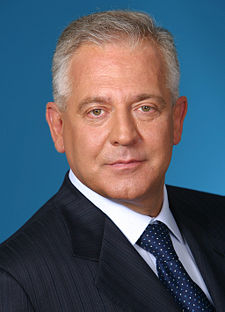
#> input picture dataset/slike/Ivo_Sanader.jpg, 225 x 312 px, found by its file name
$ python primjer.py
#> lines starting #> are read from the running program, lines starting #| are printed output that depends on the picture
import cv2
from pathlib import Path
import matplotlib.pyplot as plt


image = cv2.imread("/home/mihael/Documents/9. semestar/VIROKR/Projekt/Detecting-Facial-Features-CNN/dataset/slike/Ivo_Sanader.jpg")
#> image is the input picture: shape (312, 225, 3); mean B, G, R 102, 89.5, 80.9
grayscale_image = cv2.cvtColor(image, cv2.COLOR_RGB2GRAY)
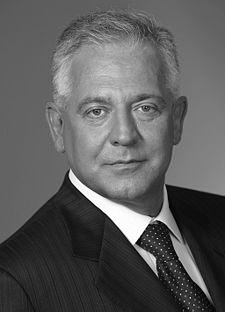
#> grayscale_image: shape (312, 225); min 0, max 255, mean 92.2
file = Path("/home/mihael/Documents/9. semestar/VIROKR/Projekt/Detecting-Facial-Features-CNN/dataset/haarcascade_frontalface_default.xml")
print(file.exists())
face_cascade = cv2.CascadeClassifier("/home/mihael/Documents/9. semestar/VIROKR/Projekt/Detecting-Facial-Features-CNN/dataset/haarcascade_frontalface_default.xml")

bounding_boxes = face_cascade.detectMultiScale(grayscale_image, 1.25, 6)
#> bounding_boxes = [[62, 61, 121, 121]]
print(bounding_boxes[0])
#| [ 62  61 121 121]
bb = bounding_boxes[0]
#> bb = [62, 61, 121, 121]
x = bb[0]
#> x = 62
y = bb[1]
#> y = 61
w = bb[2]
#> w = 121
h = bb[3]
#> h = 121


plt.figure(dpi=250)
# [5 lines of commented-out code are left out]
za_treninanje_slika = grayscale_image[y:y+h, x:x+w]
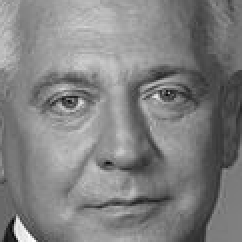
#> za_treninanje_slika: shape (121, 121) (shown 2 times larger); min 7, max 254, mean 128.6
resized =  cv2.resize(za_treninanje_slika, (96, 96))
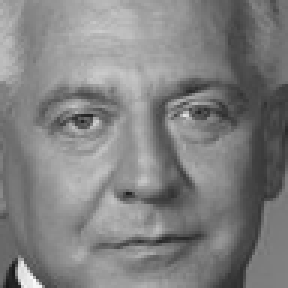
#> resized: shape (96, 96) (shown 3 times larger); min 23, max 251, mean 128.5
plt.imshow(resized, cmap="gray")
plt.show()

print(grayscale_image.shape)
#| (312, 225)
print(za_treninanje_slika.shape)
#| (121, 121)
print(resized.flatten().reshape(1,-1).shape)
#| (1, 9216)
print()

$ run again, with dataset/slike/de_niro.jpg copied over dataset/slike/Ivo_Sanader.jpg
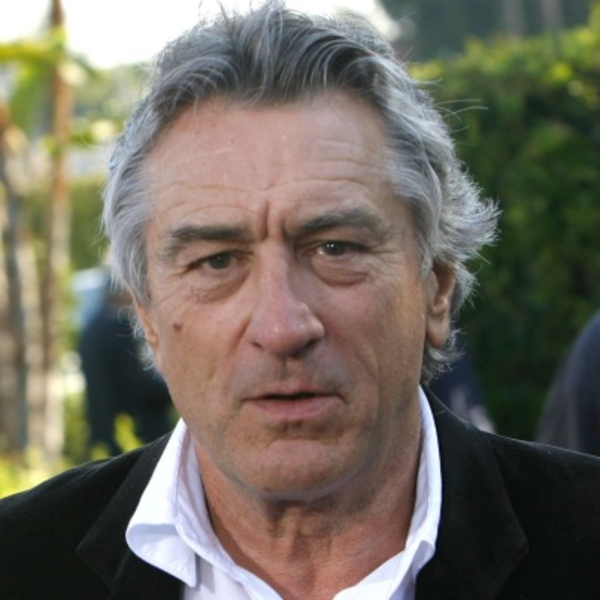
#> input picture dataset/slike/de_niro.jpg, 1200 x 1200 px, found by its file name (shown at 1/2 size)
#> image is the input picture: shape (1200, 1200, 3); mean B, G, R 94.9, 106.3, 112.4
#> `grayscale_image = cv2.cvtColor(image, cv2.COLOR_RGB2GRAY)`:
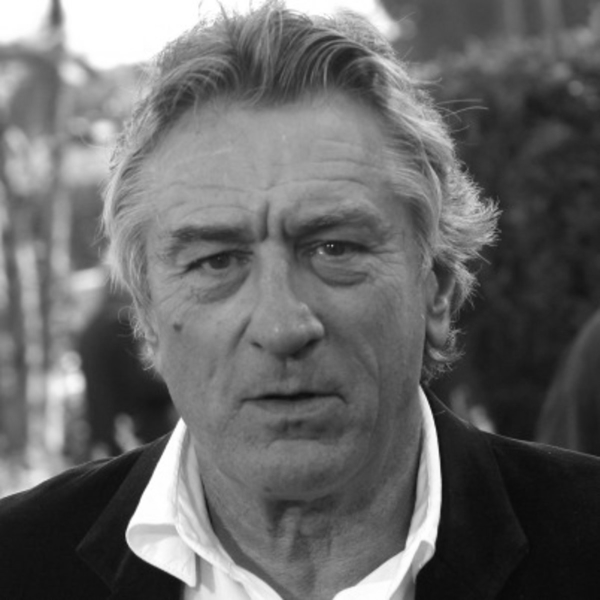
#> grayscale_image: shape (1200, 1200) (shown at 1/2 size); min 8, max 255, mean 103.6
#> bounding_boxes = [[228, 242, 679, 679]]
#| [228 242 679 679]
#> bb = [228, 242, 679, 679]
#> x = 228
#> y = 242
#> w = 679
#> `za_treninanje_slika = grayscale_image[y:y+h, x:x+w]`:
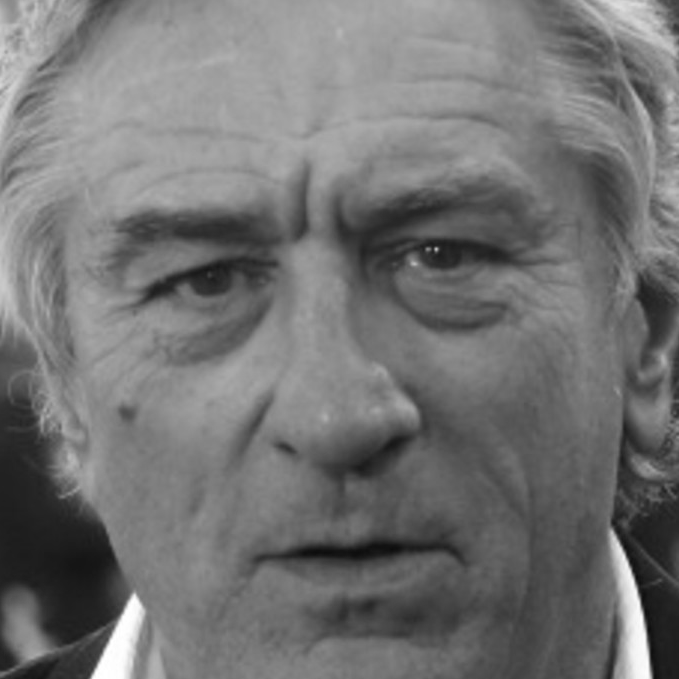
#> za_treninanje_slika: shape (679, 679); min 12, max 255, mean 115.1
#| (1200, 1200)
#| (679, 679)
#| (1, 9216)
